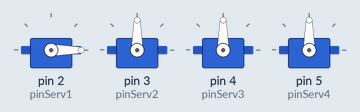
Simulated run of this sketch. Board: Arduino Uno, built with avr-gcc and run on an emulated ATmega328P. Parts: 4 × servo.

Above: at 0.1 s.
Timing chart, 0 to 1.6 s (numbered marks = the images above):
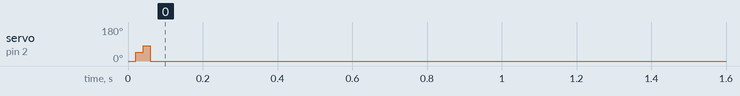

Measured:
- by itself, servo on pin 2 (pinServ1): 0° → 47° at 0.02 s, → 82° 0.02 s later, → 0° 0.02 s later

The sketch:

dinamica2.ino
```cpp
// inclui bibilioteca do servomotor
#include <Servo.h>

// nomeia os servos
Servo serv1,serv2,serv3,serv4;

// define pinos dos servos
#define pinServ1 2
#define pinServ2 3
#define pinServ3 4
#define pinServ4 5

#define posicao
void setup() {
  // inicia o monitor serial:
  Serial.begin(9600);

  // atribui pinos dos servos
  serv1.attach(pinServ1);
  serv2.attach(pinServ2);
  serv3.attach(pinServ3);
  serv4.attach(pinServ4);

}

void loop() {
  //for

  for (int x=0;x<=10;x++){   //a variavel x representa o tempo
    serv1.write(75+10*pow(x,2)-2.222*pow(x,3));    //Polinômio de 3 grau para a posição angular da base

  }

}
```
